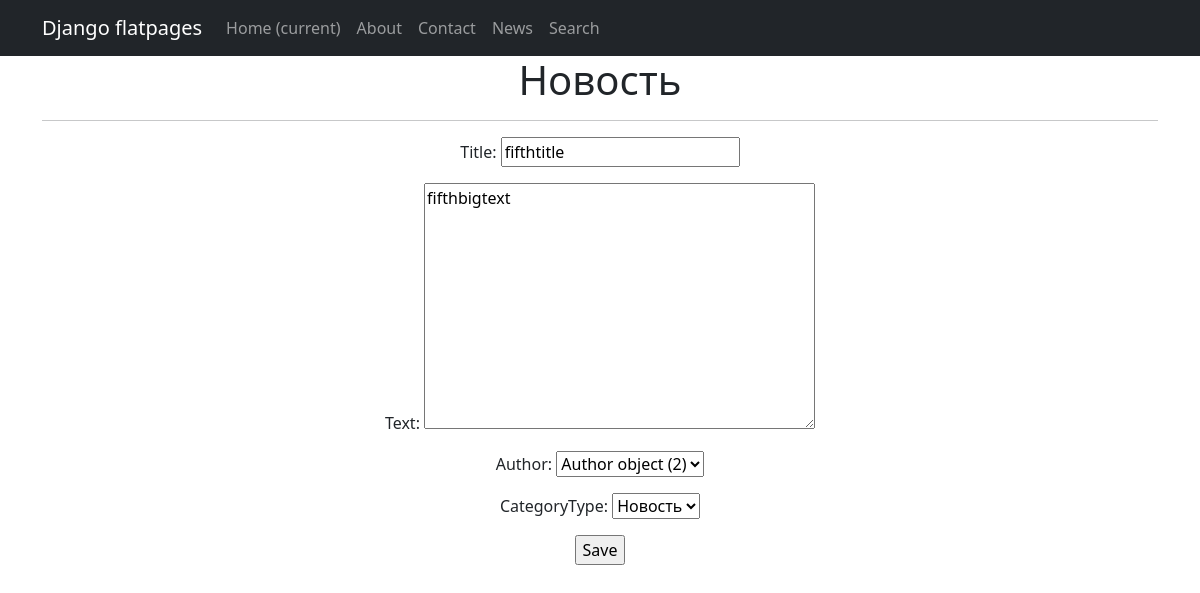
Screenshot of /news/5/update/ (signed in) with the database file from the repository.
### newsportal/models.py (models this page shows, shortened)
class Post(models.Model):
    objects = None
    author = models.ForeignKey(Author, on_delete=models.CASCADE)
    NEWS = 'NW'
    ARTICLE = 'AR'
    CATEGORY_CHOICES = (
        (NEWS, 'Новость'),
        (ARTICLE, 'Статья'),
    )
    categoryType = models.CharField(max_length=2, choices=CATEGORY_CHOICES, default=ARTICLE)
    dateCreation = models.DateTimeField(auto_now_add=True)
    postCategory = models.ManyToManyField(Category, through='postCategory')
    title = models.CharField(max_length=128)
    text = models.TextField()
    rating = models.SmallIntegerField(default=0)

### newsportal/views.py (the view, shortened to what this page needs)
# urls.py: path('<int:pk>/update/', NewUpdate.as_view(), name='new_update'),
class NewUpdate(PermissionRequiredMixin, UpdateView):
    permission_required = ('newsportal.update_post',)
    form_class = NewForm
    model = Post
    template_name = 'post_edit.html'

### newsportal/forms.py (shortened to what this page needs)
class NewForm(forms.ModelForm):
    title = forms.CharField(max_length=128)
    class Meta:
        model = Post
        fields = [
            'title',
            'text',
            'author',
            'categoryType',
        ]

### templates/flatpages/post_edit.html (shortened to what this page needs)
{% extends 'flatpages/default.html' %}
{% block content %}
<h1>Новость</h1>
<hr>
<form action="" method="post">
    {{ form.as_p }}
    <input type="submit" value="Save" />
</form>
{% endblock content %}

### rows the page displays
Post: title "fifthtitle", text "fifthbigtext", author "Author object (2)", categoryType "Новость"
